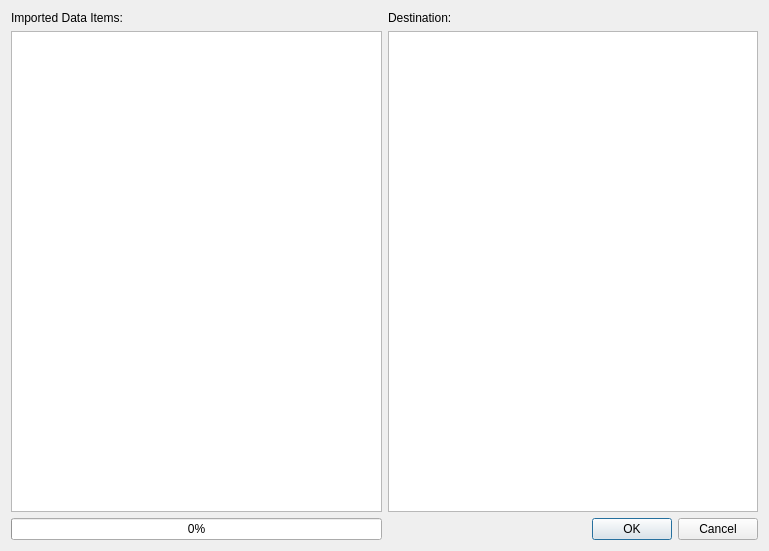
<?xml version="1.0" encoding="UTF-8"?>
<ui version="4.0">
 <class>QcepDataImportDialog</class>
 <widget class="QDialog" name="QcepDataImportDialog">
  <property name="geometry">
   <rect>
    <x>0</x>
    <y>0</y>
    <width>769</width>
    <height>551</height>
   </rect>
  </property>
  <property name="windowTitle">
   <string>Dialog</string>
  </property>
  <layout class="QGridLayout" name="gridLayout_3">
   <item row="0" column="0">
    <layout class="QGridLayout" name="gridLayout_2">
     <item row="0" column="0">
      <widget class="QLabel" name="label">
       <property name="text">
        <string>Imported Data Items:</string>
       </property>
      </widget>
     </item>
     <item row="1" column="0">
      <widget class="QTreeView" name="m_ImportedData">
       <property name="selectionMode">
        <enum>QAbstractItemView::ExtendedSelection</enum>
       </property>
      </widget>
     </item>
    </layout>
   </item>
   <item row="0" column="1">
    <layout class="QGridLayout" name="gridLayout">
     <item row="0" column="0">
      <widget class="QLabel" name="label_2">
       <property name="text">
        <string>Destination:</string>
       </property>
      </widget>
     </item>
     <item row="1" column="0">
      <widget class="QTreeView" name="m_Destinations">
       <property name="selectionMode">
        <enum>QAbstractItemView::SingleSelection</enum>
       </property>
      </widget>
     </item>
    </layout>
   </item>
   <item row="2" column="1">
    <widget class="QDialogButtonBox" name="m_ButtonBox">
     <property name="orientation">
      <enum>Qt::Horizontal</enum>
     </property>
     <property name="standardButtons">
      <set>QDialogButtonBox::Cancel|QDialogButtonBox::Ok</set>
     </property>
    </widget>
   </item>
   <item row="2" column="0">
    <widget class="QProgressBar" name="m_ProgressBar">
     <property name="value">
      <number>0</number>
     </property>
    </widget>
   </item>
  </layout>
 </widget>
 <resources/>
 <connections>
  <connection>
   <sender>m_ButtonBox</sender>
   <signal>accepted()</signal>
   <receiver>QcepDataImportDialog</receiver>
   <slot>accept()</slot>
   <hints>
    <hint type="sourcelabel">
     <x>248</x>
     <y>254</y>
    </hint>
    <hint type="destinationlabel">
     <x>157</x>
     <y>274</y>
    </hint>
   </hints>
  </connection>
  <connection>
   <sender>m_ButtonBox</sender>
   <signal>rejected()</signal>
   <receiver>QcepDataImportDialog</receiver>
   <slot>reject()</slot>
   <hints>
    <hint type="sourcelabel">
     <x>316</x>
     <y>260</y>
    </hint>
    <hint type="destinationlabel">
     <x>286</x>
     <y>274</y>
    </hint>
   </hints>
  </connection>
 </connections>
</ui>
